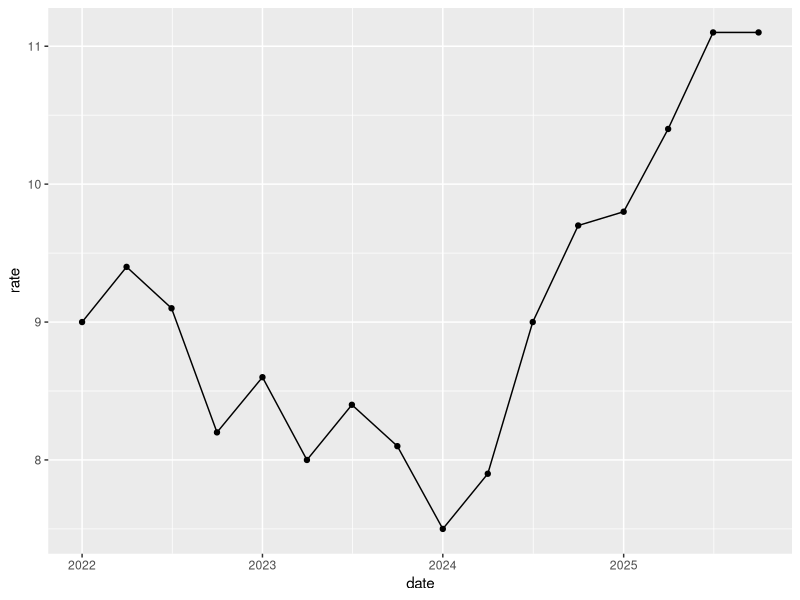
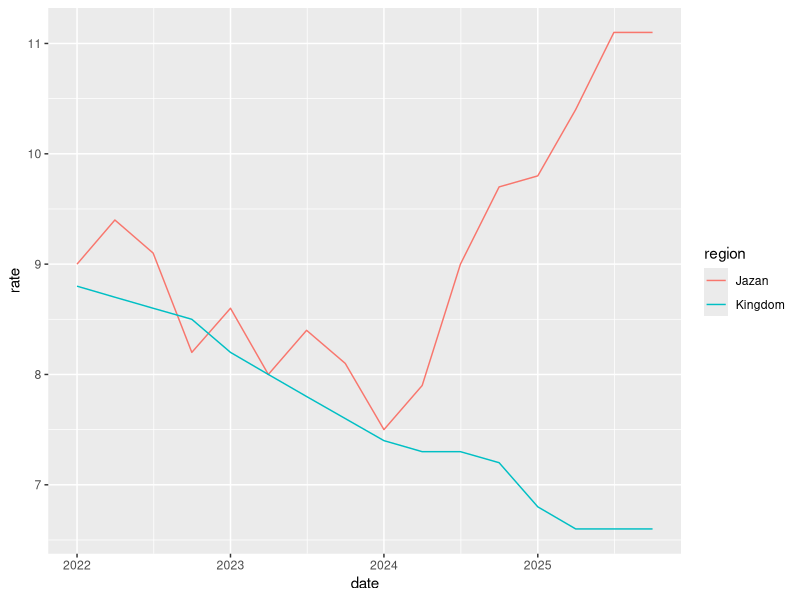

Generate these figures, in order, with R:
library(tidyverse)

rates <- read_csv("unemployment.csv")

glimpse(rates)

rates |>
  filter(region == "Jazan") |>
  select(quarter, rate) |>
  mutate(change = round(rate - first(rate), 1))

rates |>
  filter(date == max(date)) |>
  arrange(desc(rate))

rates |>
  group_by(region) |>
  summarise(start = first(rate), end = last(rate))

latest <- rates |>
  filter(region == "Jazan") |>
  pull(rate) |>
  last()
latest

str_glue("Jazan, latest quarter: {latest}%")

jazan <- rates |> filter(region == "Jazan")

ggplot(jazan, aes(date, rate)) +
  geom_line() +
  geom_point()

both <- rates |>
  filter(region %in% c("Jazan", "Kingdom"))

ggplot(both, aes(date, rate, colour = region)) +
  geom_line()
